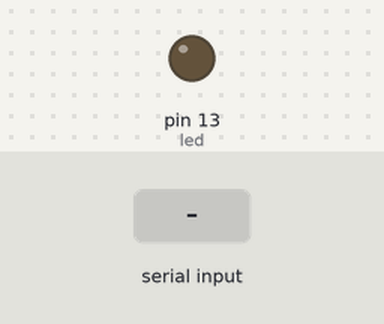
Recording of a sketch running on a simulated Arduino Uno, built with avr-gcc and run on an emulated ATmega328P. Shown: output pins drawn as LEDs (lit = HIGH). Inputs (shaded band) come from the test bench.

Above: at 1.2 s.
1.3 s: "a" received over Serial
At 2.1 s:
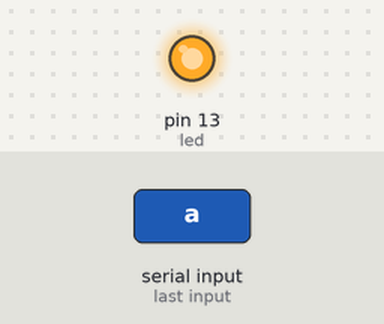
Timing chart, 0 to 4.3 s (numbered marks = the images above; inputs shaded):
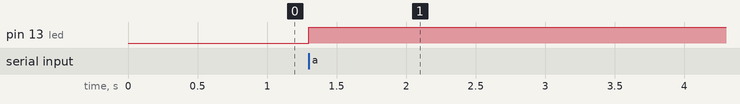

Measured:
- after the input at 1.3 s, pin 13 (led): LOW → HIGH at once

The sketch:

interrup__o_de_tempo_millis__.ino
```cpp
int led = 13;

//-----------variaves millis------------
unsigned long tempo_anterior = 0;
unsigned long tempo_espera = 5000;
//-----------fim de variaveis-----------

void setup()
{
pinMode(led,OUTPUT);
Serial.begin(9600);
}

void loop()
{
if(Serial.available())
{
int n = Serial.read();
if(n == 'a'){ // acende ou apaga o led// ou tabem desliga o temporizador
digitalWrite(led,!digitalRead(led)); // acende ou apaga o led
tempo_anterior = 0; // desativa a contagem
n =0;
}

if(n == 'b'){
  digitalWrite(led,HIGH); // acende o led
  tempo_anterior = millis(); // inicia a contagem
  n = 0;
}
}
tempo(); // verifica o tempo passado e se esta ativada a cotnagem
}

void tempo(){
  if(tempo_anterior != 0){ // se a contagem estiver ativada
  if ((millis() - tempo_anterior) >= tempo_espera){ // se o momento atual for maior que 5s
    digitalWrite(led,0); // apague o led
    tempo_anterior = 0; // desative a contagem
    return;
  }
  digitalWrite(led,1); // se o momento atual for menor que 5s mantenha o led aceso
}

}
```
